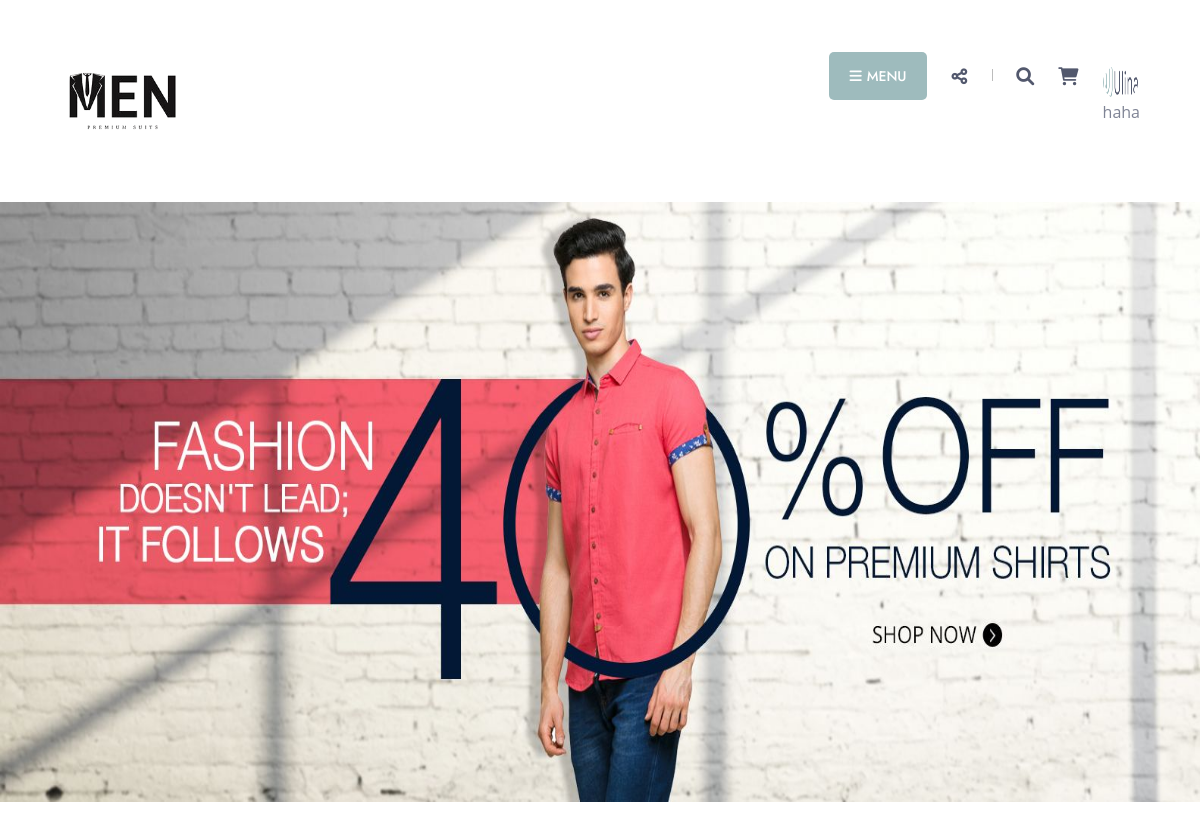
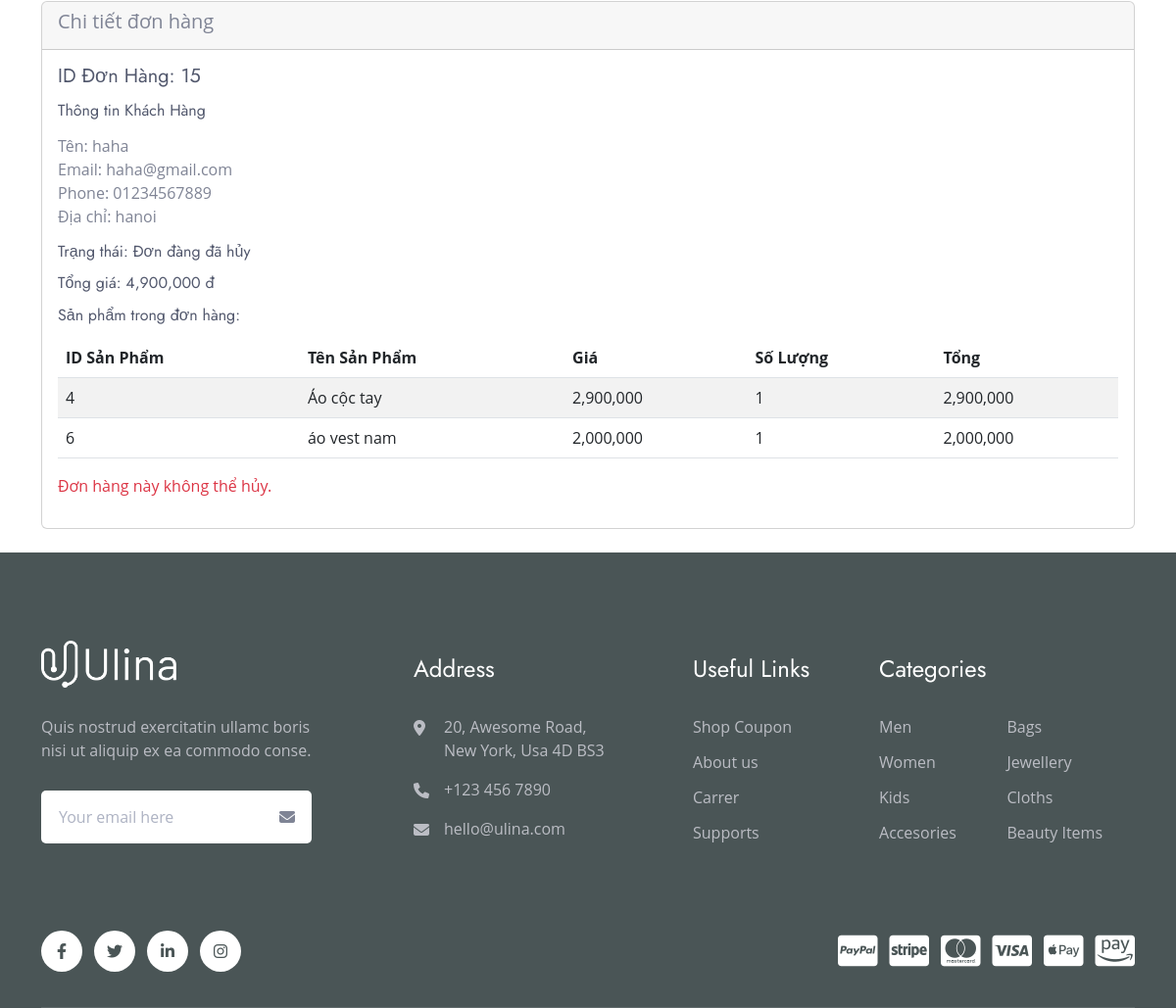
The app's page /index.php?act=detail&id=15 (signed in) with its own data (2 pictures, top to bottom).
### tables this page shows
CREATE TABLE `bill` (
  `bill_id` int NOT NULL,
  `payment_id` int NOT NULL,
  `name` varchar(255) NOT NULL,
  `email` varchar(255) NOT NULL,
  `phone` varchar(11) NOT NULL,
  `address` varchar(255) NOT NULL,
  `ghi_chu` text,
  `total_price` int NOT NULL,
  `status_id` int NOT NULL,
  `user_id` int NOT NULL
);

CREATE TABLE `status` (
  `status_id` int NOT NULL,
  `status_name` varchar(255) NOT NULL
);

CREATE TABLE `bill_detail` (
  `bill_deltail_id` int NOT NULL,
  `bill_id` int NOT NULL,
  `product_id` int NOT NULL,
  `price` float NOT NULL,
  `quantity` int NOT NULL,
  `thanh_tien` int NOT NULL
);

CREATE TABLE `product` (
  `id` int NOT NULL,
  `product_name` varchar(255) NOT NULL,
  `category_id` int NOT NULL,
  `product_img` varchar(255) NOT NULL,
  `product_price` float NOT NULL,
  `product_description` varchar(255) NOT NULL,
  `product_quantity` int NOT NULL
);

### models/db.php (called while the page is built, shortened)
<?php
function pdo_get_connection(){
    $dburl = "mysql:host=localhost;dbname=data_da1_fix2;charset=utf8";
    $username = 'root';
    $password = '';
    $conn = new PDO($dburl, $username, $password);
    $conn->setAttribute(PDO::ATTR_ERRMODE, PDO::ERRMODE_EXCEPTION);
    return $conn;
}
function pdo_query($sql){
    $sql_args = array_slice(func_get_args(), 1);
    try{
        $conn = pdo_get_connection();
        $stmt = $conn->prepare($sql);
        $stmt->execute($sql_args);
        $rows = $stmt->fetchAll();
        return $rows;
    }
    catch(PDOException $e){
        throw $e;
    }
    finally{
        unset($conn);
    }
}

### models/giohang.php (called while the page is built, shortened)
<?php
function getBillInfoById($idDh)
{
    $sql = "SELECT
                b.*,
                s.status_name
            FROM
                `bill` b
            JOIN
                `status` s ON b.status_id = s.status_id
            WHERE
                b.bill_id = $idDh";
    $billInfo = pdo_query($sql);
    return $billInfo;
}
function getBillDetails($idDh)
{
    $sql = "SELECT
            b.bill_id,
            b.name,
            b.email,
            b.phone,
            b.address,
            b.total_price,
            s.status_name,
            bd.bill_deltail_id,
            bd.product_id,
            p.product_name,
            bd.price,
            bd.quantity,
            bd.thanh_tien
        FROM
            bill b
        JOIN
            bill_detail bd ON b.bill_id = bd.bill_id
        JOIN
            product p ON bd.product_id = p.id
        JOIN
            status s ON b.status_id = s.status_id
        WHERE
            b.bill_id =$idDh;";
    return pdo_query($sql);
}

### views/billDetail.php (the view)
<section class="container">
    <div class="card mb-4 mt-4">
        <div class="card-header">
            <p class="h5">Chi tiết đơn hàng</p>
        </div>
        <div class="card-body">
            <?php if (!empty($billInfo)): ?>
                <h5>ID Đơn Hàng: <?php echo htmlspecialchars($billInfo[0]['bill_id']); ?></h5>
                <h6>Thông tin Khách Hàng</h6>
                <p>
                    Tên: <?php echo htmlspecialchars($billInfo[0]['name']); ?><br>
                    Email: <?php echo htmlspecialchars($billInfo[0]['email']); ?><br>
                    Phone: <?php echo htmlspecialchars($billInfo[0]['phone']); ?><br>
                    Địa chỉ: <?php echo htmlspecialchars($billInfo[0]['address']); ?><br>
                </p>
                <h6>Trạng thái: <?php echo htmlspecialchars($billInfo[0]['status_name']); ?></h6>
                <h6>Tổng giá: <?php echo htmlspecialchars(number_format(floatval($billInfo[0]['total_price']), 0, ".", ",")); ?> đ</h6>
                <h6>Sản phẩm trong đơn hàng:</h6>
                <table class="table table-striped">
                    <thead>
                        <tr>
                            <th>ID Sản Phẩm</th>
                            <th>Tên Sản Phẩm</th>
                            <th>Giá</th>
                            <th>Số Lượng</th>
                            <th>Tổng</th>
                        </tr>
                    </thead>
                    <tbody>
                        <?php foreach ($billDetails as $detail): ?>
                            <tr>
                                <td><?php echo htmlspecialchars($detail['product_id']); ?></td>
                                <td><?php echo htmlspecialchars($detail['product_name']); ?></td>
                                <td><?php echo htmlspecialchars(number_format(floatval($detail['price']), 0, ".", ",")); ?></td>
                                <td><?php echo htmlspecialchars($detail['quantity']); ?></td>
                                <td><?php echo htmlspecialchars(number_format(floatval($detail['thanh_tien']), 0, ".", ",")); ?></td>
                            </tr>
                        <?php endforeach; ?>
                    </tbody>
                </table>
                <?php if ($billInfo[0]['status_id'] == 1):
                ?>
                    <form action="index.php?act=cancelOrder" method="post" onsubmit="return confirm('Bạn có chắc chắn muốn hủy đơn hàng này?');">
                        <input type="hidden" name="bill_id" value="<?php echo htmlspecialchars($billInfo[0]['bill_id']); ?>">
                        <button type="submit" class="btn btn-danger">Hủy Đơn Hàng</button>
                    </form>
                <?php else: ?>
                    <p class="text-danger">Đơn hàng này không thể hủy.</p>
                <?php endif; ?>
            <?php else: ?>
                <p class="text-danger">Không tìm thấy thông tin đơn hàng.</p>
            <?php endif; ?>
        </div>
    </div>
</section>

### records on screen
bill: bill_id "15", name "haha", email "haha@gmail.com", phone "01234567889", address "hanoi", status.status_name "Đơn đàng đã hủy", total_price "4,900,000", bill_detail.product_id "4", product.product_name "Áo cộc tay", bill_detail.price "2,900,000", bill_detail.quantity "1", bill_detail.thanh_tien "2,900,000", bill_detail.product_id "6", product.product_name "áo vest nam", bill_detail.price "2,000,000", bill_detail.thanh_tien "2,000,000"

### other values on screen
$user_name "haha"
